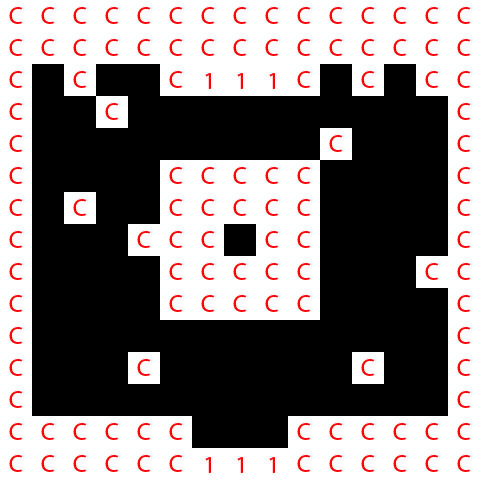

This is a level from a 2D game, rendered from its Tiled map with the project's own tilesets. A one-line summary and the map file follow, with tile-layer data summarised:
An orthogonal 15x15 tile map with 32x32 px tiles, 1 tile layer (properties), 3 hidden layers not drawn, 6 tilesets.

<map version="1.0" orientation="orthogonal" renderorder="right-down" width="15" height="15" tilewidth="32" tileheight="32">
 <tileset firstgid="1" name="DONOTUSE" tilewidth="32" tileheight="32">
  <image source="../../AdventureGame/data/textures/8-bit_tileset2/cave_4.png" width="512" height="1024" />
 </tileset>
 <tileset firstgid="513" name="tiles2" tilewidth="32" tileheight="32">
  <image source="../../AdventureGame/data/textures/Hyptosis_tilesets/hyptosis_tile-art-batch-3.png" width="960" height="960" />
 </tileset>
 <tileset firstgid="1413" name="tiles3" tilewidth="32" tileheight="32">
  <image source="../../AdventureGame/data/textures/treasure chest 2.jpg" width="32" height="32" />
 </tileset>
 <tileset firstgid="1414" name="tiles1" tilewidth="32" tileheight="32">
  <image source="../../AdventureGame/data/textures/8-bit_tileset2/cave_4.png" width="512" height="1024" />
 </tileset>
 <tileset firstgid="1926" name="tiles1_2" tilewidth="32" tileheight="32">
  <image source="../../AdventureGame/data/textures/8-bit_tileset2/cave_4.gif" width="512" height="1024" />
 </tileset>
 <tileset firstgid="2438" name="properties_layer" tilewidth="32" tileheight="32">
  <image source="../../AdventureGame/data/textures/properties_layer.jpg" width="480" height="480" />
  <tile id="0">
   <properties>
    <property name="blocked" value="true" />
   </properties>
  </tile>
  <tile id="2">
   <properties>
    <property name="door" value="true" />
    <property name="levelID" value="2" />
    <property name="startX" value="416" />
    <property name="startY" value="96" />
   </properties>
  </tile>
  <tile id="3">
   <properties>
    <property name="door" value="true" />
    <property name="levelID" value="4" />
    <property name="startX" value="192" />
    <property name="startY" value="416" />
   </properties>
  </tile>
 </tileset>
 <layer name="properties" width="15" height="15">
  <data>[225 cells, 118 non-empty, 2 distinct tile ids]</data>
 </layer>
 <layer name="Tile Layer 1" width="15" height="15" visible="0">
  <data>[225 cells, 225 non-empty, 10 distinct tile ids]</data>
 </layer>
 <layer name="Tile Layer 2" width="15" height="15" visible="0">
  <data>[225 cells, 130 non-empty, 25 distinct tile ids]</data>
 </layer>
 <layer name="Tile Layer 3" width="15" height="15" visible="0">
  <data>[225 cells, 70 non-empty, 35 distinct tile ids]</data>
 </layer>
</map>
